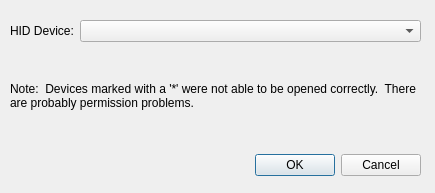
<?xml version="1.0" encoding="UTF-8"?>
<ui version="4.0">
 <class>SelectDeviceDlg</class>
 <widget class="QDialog" name="SelectDeviceDlg">
  <property name="geometry">
   <rect>
    <x>0</x>
    <y>0</y>
    <width>435</width>
    <height>193</height>
   </rect>
  </property>
  <property name="windowTitle">
   <string>Select Device</string>
  </property>
  <widget class="QWidget" name="verticalLayoutWidget">
   <property name="geometry">
    <rect>
     <x>10</x>
     <y>20</y>
     <width>411</width>
     <height>161</height>
    </rect>
   </property>
   <layout class="QVBoxLayout" name="verticalLayout">
    <property name="sizeConstraint">
     <enum>QLayout::SetMaximumSize</enum>
    </property>
    <item>
     <layout class="QHBoxLayout" name="horizontalLayout">
      <item>
       <widget class="QLabel" name="label">
        <property name="sizePolicy">
         <sizepolicy hsizetype="Preferred" vsizetype="Preferred">
          <horstretch>0</horstretch>
          <verstretch>0</verstretch>
         </sizepolicy>
        </property>
        <property name="text">
         <string>HID Device:</string>
        </property>
       </widget>
      </item>
      <item>
       <widget class="QComboBox" name="cboDevices">
        <property name="sizePolicy">
         <sizepolicy hsizetype="MinimumExpanding" vsizetype="Fixed">
          <horstretch>0</horstretch>
          <verstretch>0</verstretch>
         </sizepolicy>
        </property>
       </widget>
      </item>
     </layout>
    </item>
    <item>
     <widget class="QLabel" name="label_2">
      <property name="sizePolicy">
       <sizepolicy hsizetype="Minimum" vsizetype="Preferred">
        <horstretch>0</horstretch>
        <verstretch>0</verstretch>
       </sizepolicy>
      </property>
      <property name="text">
       <string>Note:  Devices marked with a '*' were not able to be opened correctly.  There are probably permission problems.</string>
      </property>
      <property name="wordWrap">
       <bool>true</bool>
      </property>
     </widget>
    </item>
    <item>
     <layout class="QHBoxLayout">
      <property name="spacing">
       <number>6</number>
      </property>
      <property name="margin">
       <number>0</number>
      </property>
      <item>
       <spacer>
        <property name="orientation">
         <enum>Qt::Horizontal</enum>
        </property>
        <property name="sizeHint" stdset="0">
         <size>
          <width>131</width>
          <height>31</height>
         </size>
        </property>
       </spacer>
      </item>
      <item>
       <widget class="QPushButton" name="okButton">
        <property name="text">
         <string>OK</string>
        </property>
       </widget>
      </item>
      <item>
       <widget class="QPushButton" name="cancelButton">
        <property name="text">
         <string>Cancel</string>
        </property>
       </widget>
      </item>
     </layout>
    </item>
   </layout>
  </widget>
 </widget>
 <resources/>
 <connections>
  <connection>
   <sender>okButton</sender>
   <signal>clicked()</signal>
   <receiver>SelectDeviceDlg</receiver>
   <slot>accept()</slot>
   <hints>
    <hint type="sourcelabel">
     <x>335</x>
     <y>146</y>
    </hint>
    <hint type="destinationlabel">
     <x>96</x>
     <y>192</y>
    </hint>
   </hints>
  </connection>
  <connection>
   <sender>cancelButton</sender>
   <signal>clicked()</signal>
   <receiver>SelectDeviceDlg</receiver>
   <slot>reject()</slot>
   <hints>
    <hint type="sourcelabel">
     <x>418</x>
     <y>146</y>
    </hint>
    <hint type="destinationlabel">
     <x>179</x>
     <y>192</y>
    </hint>
   </hints>
  </connection>
  <connection>
   <sender>cboDevices</sender>
   <signal>currentIndexChanged(int)</signal>
   <receiver>SelectDeviceDlg</receiver>
   <slot>onDeviceSelectionChanged(int)</slot>
   <hints>
    <hint type="sourcelabel">
     <x>205</x>
     <y>48</y>
    </hint>
    <hint type="destinationlabel">
     <x>218</x>
     <y>5</y>
    </hint>
   </hints>
  </connection>
 </connections>
 <slots>
  <slot>onDeviceSelectionChanged(int)</slot>
 </slots>
</ui>
